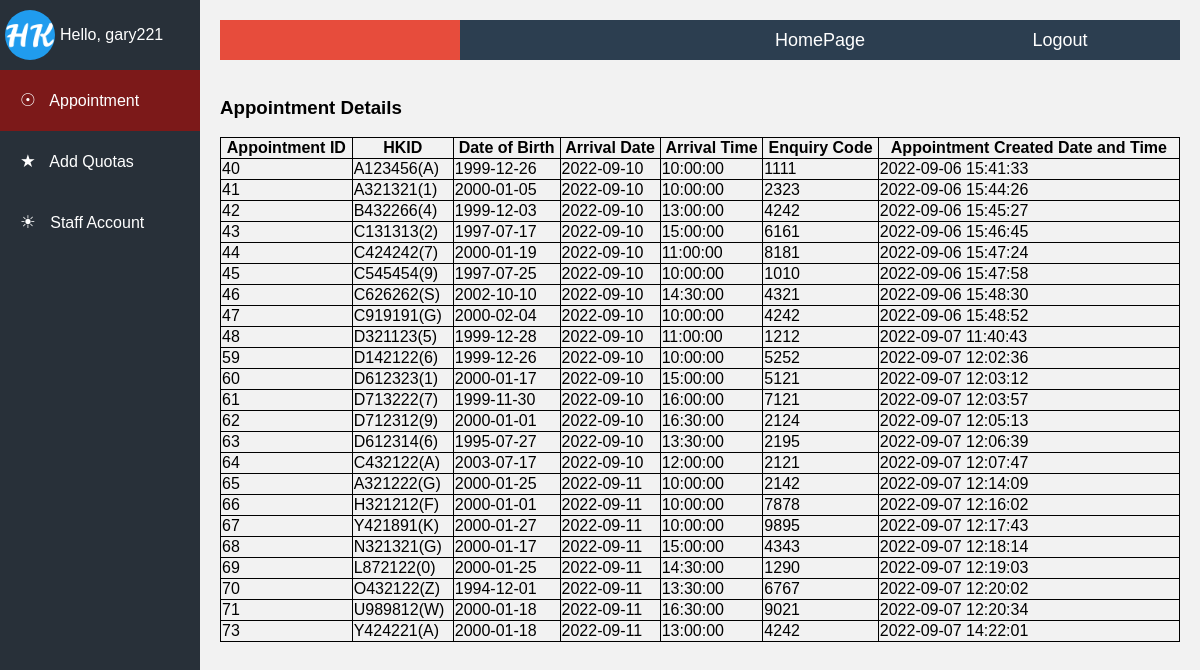
The app's page /adminpanel_homepage.php (signed in), older data.
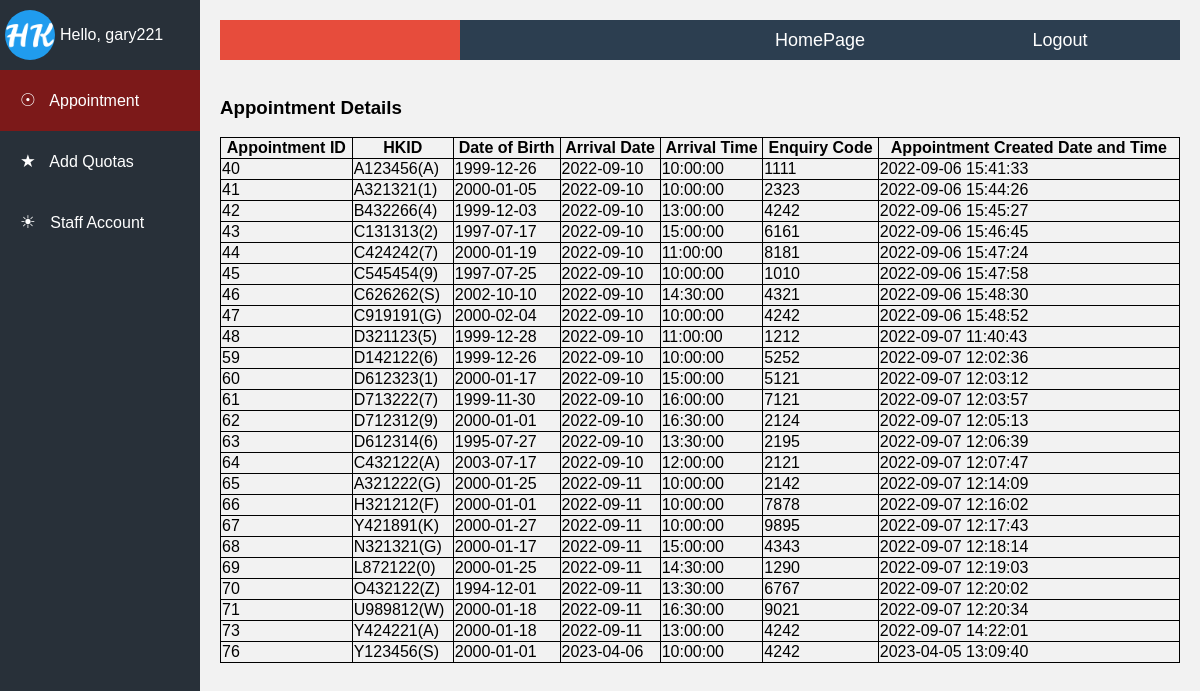
The same page, newer data.
### tables this page shows
CREATE TABLE `appointment_list` (
  `app_id` int(3) NOT NULL,
  `hkid` varchar(255) NOT NULL,
  `dob` date NOT NULL,
  `app_date` date NOT NULL,
  `app_time` time NOT NULL,
  `enquiry_code` varchar(255) NOT NULL,
  `created_time` timestamp NOT NULL DEFAULT current_timestamp() ON UPDATE current_timestamp()
);

### openssl_encrypt.php (called while the page is built, shortened)
<?php
$key = 'A%D*G-KaPdSgVkYp3s6v9y$B?E(H+MbQ';
    function decryption($hkid, $key) {
    $cipher = 'aes-256-cbc';
    $encryption_key = base64_decode($key);
    list($encrypted_hkid, $iv) = array_pad(explode('::', base64_decode($hkid), 2),2,null);
    return openssl_decrypt($encrypted_hkid, $cipher, $encryption_key, 0, $iv);
    }
?>

### adminpanel_homepage.php (the view, shortened to what this page needs)
<?php
if(isset($_SESSION['username'])){
?>
<!DOCTYPE html>
<html>
  <head>
    <link rel="stylesheet" href="styles/admin.css" />
    <link rel="stylesheet" href="styles/createuser_form.css" />
    <link rel="stylesheet" href="styles/adminnav.css" />
  </head>
  <body>
    <div id="pgside">
      <div id="pguser">
        <img src="images/icon2.png"/>
        <i class="txt">Hello, <?php echo $_SESSION['username'];?></i>
      </div>
      <a href="adminpanel_homepage.php" class="current">
        <i class="ico">&#9737;</i>
        <i class="txt">Appointment</i>
      </a>
      <a href="adminpanel_addquotas.php">
      <i class="ico">&#9733;</i>
        <i class="txt">Add Quotas</i>
      </a>
      <a href="adminpanel_staffaccount.php">
        <i class="ico">&#9728;</i>
        <i class="txt">Staff Account</i>
      </a>
    </div>
    <main id="pgmain">
    <?php
include "db.php";
$sql = "SELECT * FROM appointment_list";
$result=$conn->query($sql);
if($result->num_rows>0){
    include "openssl_encrypt.php";
    ?>
    <table style="width:100%">
        <thead>
        <tr>
            <th>Appointment ID</th>
            <th>HKID</th>
            <th>Date of Birth</th>
            <th>Arrival Date</th>
            <th>Arrival Time</th>
            <th>Enquiry Code</th>
            <th>Appointment Created Date and Time</th>
        </tr>
        </thead>
    <?php
    while($row = $result->fetch_assoc()){
        echo "<tr>";
        echo "<td>".$row['app_id']."</td>";
        echo "<td>".decryption($row['hkid'],$key)."</td>";
        echo "<td>".$row['dob']."</td>";
        echo "<td>".$row['app_date']."</td>";
        echo "<td>".$row['app_time']."</td>";
        echo "<td>".$row['enquiry_code']."</td>";
        echo "<td>".$row['created_time']."</td>";
        echo "</tr>";
    }
}
?>
      <ul class="menu">
        <li></li>
        <li></li>
        <li><a href="index.php">HomePage</a></li>
        <li><a href="logout.php">Logout</a></li>
        <li class="slider"></li>
      </ul>
<br>
<h3>Appointment Details</h3>
    </main>
  </body>
</html>
<?php
}else{
  header('Location: index.php');
}
?>

### styles/admin.css (style rules this page uses)
* { font-family: arial, sans-serif; box-sizing: border-box; }
body { display: flex; min-height: 100vh; padding: 0; margin: 0; }
#pgside { width: 200px; transition: width 0.2s; background: #283039; }
#pgside #pguser { display: flex; align-items: center; padding: 10px 5px; }
#pgside #pguser img { width: 50px; margin-right: 5px; border-radius: 50% }
#pgside, #pgside a { color: #fff; }
#pgside a { display: block; padding: 20px; width: 100%; text-decoration: none; cursor: pointer; }
#pgside a.current { background: #7c1919; }
#pgside i.ico, #pgside i.txt { font-style: normal; }
#pgside i.ico { font-size: 1.1em; margin-right: 10px; }
#pgmain { flex-grow: 1; padding: 20px; background: #f2f2f2; }

### styles/createuser_form.css (style rules this page uses)
* { font-family: arial, sans-serif; box-sizing: border-box; }

### styles/adminnav.css (style rules this page uses)
* { box-sizing: border-box; }
html, body { margin: 0; padding: 0; }
body { font-family: 'PT Sans', Arial, Verdana; background-color: #eee; }
.menu { list-style: none; margin: 0; padding: 0; width: 100%; height: 40px; margin: auto; position: relative; background-color: #2c3e50; z-index: 7; }
.menu li { float: left; width: 25%; height: 100%; margin: 0; padding: 0; }
.menu a { display: flex; width: 100%; height: 100%; justify-content: center; align-items: center; color: #fff; text-decoration: none; position: relative; font-size: 18px; z-index: 9; }
li.slider { width: 25%; height: 100%; position: absolute; left: 0; top: 0; background-color: #e74c3c; z-index: 8; transition: left 0.4s, background-color 0.4s; }

### adminpanel_homepage.php (style rules this page uses)
table, th, td { border: 1px solid black; border-collapse: collapse; }

Row changes from the older to the newer data that the page shows:
added appointment_list: app_id "76", hkid "Y123456(S)", dob "2000-01-01", app_date "2023-04-06", app_time "10:00:00", enquiry_code "4242", created_time "2023-04-05 13:09:40"
